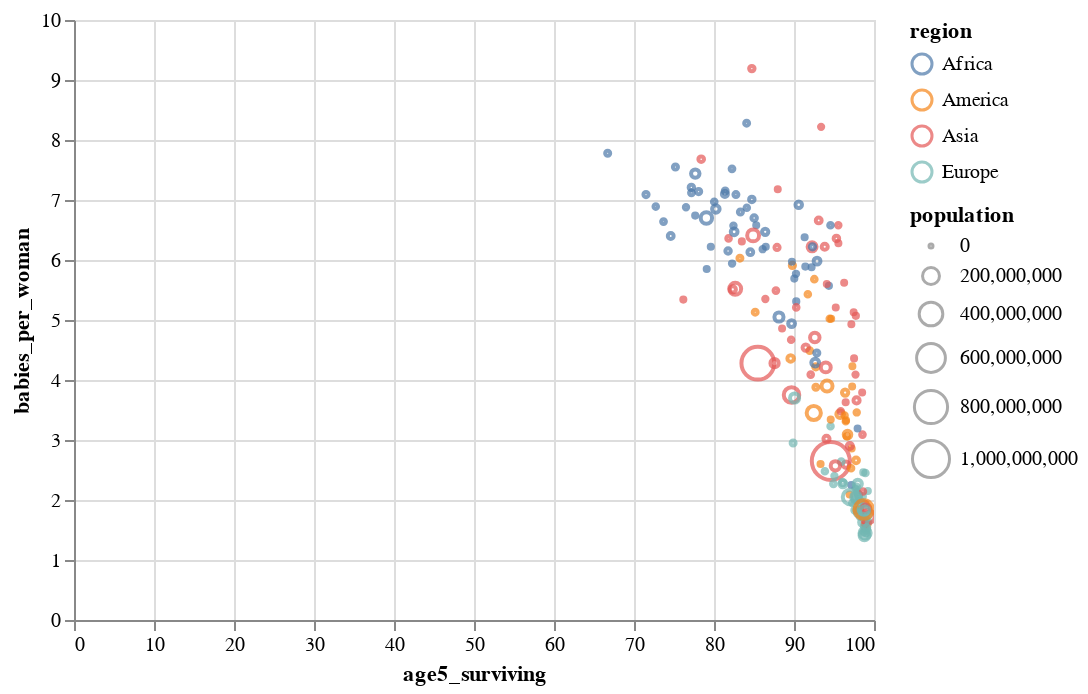

Write notebook code for a chart like this one.
### Code cell
alt.Chart(gdata).mark_point().encode(
    x='age5_surviving', y='babies_per_woman', color='region', size='population', tooltip=['country']).interactive()

### Figure 1 — Vega-Lite specification as saved in the notebook (floating-point values rounded to 4 significant figures; data arrays with more than 128 entries replaced by an {"elided": "..."} marker saying what was removed)
{"$schema": "https://vega.github.io/schema/vega-lite/v3.4.0.json", "config": {"mark": {"tooltip": null}, "view": {"height": 300, "width": 400}}, "data": {"name": "data-d870aebd74ecf15cccc36321ee49fbd0"}, "datasets": {"data-d870aebd74ecf15cccc36321ee49fbd0": {"elided": "182 records"}}, "encoding": {"color": {"field": "region", "type": "nominal"}, "size": {"field": "population", "type": "quantitative"}, "tooltip": [{"field": "country", "type": "nominal"}], "x": {"field": "age5_surviving", "type": "quantitative"}, "y": {"field": "babies_per_woman", "type": "quantitative"}}, "mark": "point", "selection": {"selector002": {"bind": "scales", "encodings": ["x", "y"], "type": "interval"}}}
